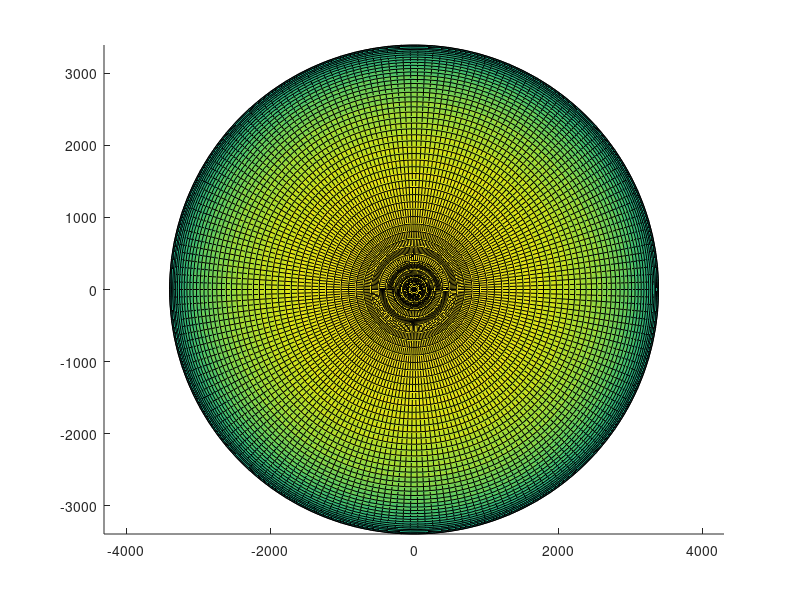

The MATLAB source for this figure:
% Michael Zakoworotny
% Surface model of Mars

fm = 1/169.779; %Flattening
am = 3396.19; %Equitorial radius (km)
em2 = 2*fm - fm^2; %Geoid eccentricity squared
wm = 0.0000708822; %rotation rate (rad/s)
mum = 42828.375214; %gravitational constant km^3/s^2

lat = linspace(-pi,pi,100);
theta = linspace(0,2*pi,100);
[Lat, Theta] = meshgrid(lat,theta);
h = 0;

x = (am./sqrt(1 - em2*sin(Lat).^2) + h) .* cos(Lat);
z = (am*(1-em2)./sqrt(1 - em2*sin(Lat).^2) + h) .* sin(Lat);
r1 = x.*cos(Theta);
r2 = x.*sin(Theta);
r3 = z;
surface(r1,r2,r3); axis equal;



